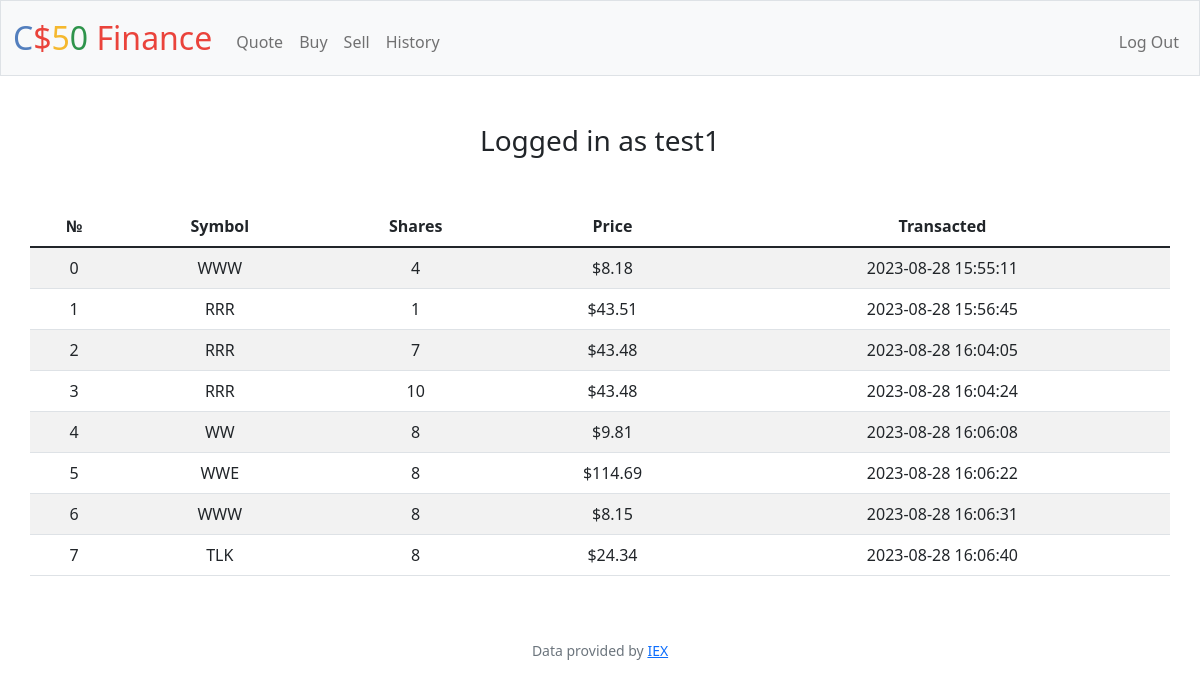
The app's page /history (signed in) with its own data.
### tables this page shows
CREATE TABLE users (
id INTEGER PRIMARY KEY AUTOINCREMENT NOT NULL,
username TEXT NOT NULL,
hash TEXT NOT NULL,
cash NUMERIC NOT NULL DEFAULT 10000.00
);

CREATE TABLE transactions (
transaction_id INTEGER PRIMARY KEY AUTOINCREMENT NOT NULL,
user_id INTEGER NOT NULL,
symbol TEXT NOT NULL,
price_each NUMERIC NOT NULL,
number_of_shares INTEGER NOT NULL,
price_to_pay NUMERIC NOT NULL
);

CREATE TABLE date (
date_id INTEGER PRIMARY KEY AUTOINCREMENT NOT NULL,
transaction_id INTEGER NOT NULL,
date_time TIMESTAMP NOT NULL,
FOREIGN KEY(transaction_id) REFERENCES transactions(transaction_id)
);

### 9/finance/app.py (the view)
@app.route("/history")
@login_required
def history():
    if request.method == "GET":
        log = db.execute("SELECT username FROM users WHERE id = ?", session["user_id"])[
            0
        ]["username"]
        history_rows = db.execute(
            "SELECT symbol, number_of_shares, price_each, date_time FROM transactions JOIN date ON date.transaction_id = transactions.transaction_id  WHERE user_id = ?",
            session["user_id"],
        )
        print(history_rows)
        if len(history_rows) != 0:
            return render_template("history.html", history_rows=history_rows, log=log)
        if len(history_rows) == 0:
            return render_template("history.html", history_rows=history_rows, log=log)
    return apology("TODO")

### 9/finance/app.py (called while the page is built)
@app.after_request
def after_request(response):
    response.headers["Cache-Control"] = "no-cache, no-store, must-revalidate"
    response.headers["Expires"] = 0
    response.headers["Pragma"] = "no-cache"
    return response

### 9/finance/helpers.py (called while the page is built)
def login_required(f):
    @wraps(f)
    def decorated_function(*args, **kwargs):
        if session.get("user_id") is None:
            return redirect("/login")
        return f(*args, **kwargs)
    return decorated_function

def usd(value):
    return f"${value:,.2f}"

### 9/finance/templates/history.html
{% extends "layout.html" %}
{% block main %}
<h3 class="mb-5 w-auto">
    Logged in as {{ log }}
</h3>
<table class="table table-hover table-striped container">
    <thead>
        <th>
            &#8470;
        </th>
        <th>
            Symbol
        </th>
        <th>
            Shares
        </th>
        <th>
            Price
        </th>
        <th>
            Transacted
        </th>
    </thead>
    <tbody>
        {% if history_rows  %}
        {% for i in range(history_rows | length) %}
            <tr>
                <td>
                    {{ i }}
                </td>
                <td>
                    {{ history_rows[i]["symbol"] }}
                </td>
                <td>
                    {{ history_rows[i]["number_of_shares"] }}
                </td>
                <td>
                    {{ history_rows[i]["price_each"] | usd() }}
                </td>
                <td>
                    {{ history_rows[i]["date_time"] }}
                </td>
            </tr>
            {% endfor %}
            {% endif %}
</tbody>
</table>
{% endblock %}

### 9/finance/templates/layout.html (shortened to what this page needs)
<!DOCTYPE html>
<html lang="en">
    <head>
        <link href="https://cdn.jsdelivr.net/npm/bootstrap@5.1.3/dist/css/bootstrap.min.css" rel="stylesheet">
        <link href="/static/styles.css" rel="stylesheet">
    </head>
    <body>
        <nav class="bg-light border navbar navbar-expand-md navbar-light">
            <div class="container-fluid">
                <a class="navbar-brand" href="/"><span class="blue">C</span><span class="red">$</span><span class="yellow">5</span><span class="green">0</span> <span class="red">Finance</span></a>
                <div class="collapse navbar-collapse" id="navbar">
                    {% if session["user_id"] %}
                        <ul class="navbar-nav me-auto mt-2">
                            <li class="nav-item"><a class="nav-link" href="/quote">Quote</a></li>
                            <li class="nav-item"><a class="nav-link" href="/buy">Buy</a></li>
                            <li class="nav-item"><a class="nav-link" href="/sell">Sell</a></li>
                            <li class="nav-item"><a class="nav-link" href="/history">History</a></li>
                        </ul>
                        <ul class="navbar-nav ms-auto mt-2">
                            <li class="nav-item"><a class="nav-link" href="/logout">Log Out</a></li>
                        </ul>
                    {% else %}
                        <ul class="navbar-nav ms-auto mt-2">
                            <li class="nav-item"><a class="nav-link" href="/register">Register</a></li>
                            <li class="nav-item"><a class="nav-link" href="/login">Log In</a></li>
                        </ul>
                    {% endif %}
                </div>
            </div>
        </nav>
        <main class="container-fluid py-5 text-center">
            {% block main %}{% endblock %}
        </main>
        <footer class="mb-5 small text-center text-muted">
            Data provided by <a href="https://iexcloud.io/">IEX</a>
        </footer>
    </body>
</html>

### 9/finance/static/styles.css (style rules this page uses)
nav .navbar-brand { font-size: xx-large; }
nav .navbar-brand .blue { color: #537fbe; }
nav .navbar-brand .red { color: #ea433b; }
nav .navbar-brand .yellow { color: #f5b82e; }
nav .navbar-brand .green { color: #2e944b; }

### records on screen
users: username "test1"
transactions: symbol "WWW", number_of_shares "4", price_each "$8.18"
date: date_time "2023-08-28 15:55:11"
transactions: symbol "RRR", number_of_shares "1", price_each "$43.51"
date: date_time "2023-08-28 15:56:45"
transactions: symbol "RRR", number_of_shares "7", price_each "$43.48"
date: date_time "2023-08-28 16:04:05"
transactions: symbol "RRR", number_of_shares "10", price_each "$43.48"
date: date_time "2023-08-28 16:04:24"
transactions: symbol "WW", number_of_shares "8", price_each "$9.81"
date: date_time "2023-08-28 16:06:08"
transactions: symbol "WWE", number_of_shares "8", price_each "$114.69"
date: date_time "2023-08-28 16:06:22"
transactions: symbol "WWW", number_of_shares "8", price_each "$8.15"
date: date_time "2023-08-28 16:06:31"
transactions: symbol "TLK", number_of_shares "8", price_each "$24.34"
date: date_time "2023-08-28 16:06:40"

### other values on screen
{{ i }} "0" "1" "2" "3" "4" "5" "6" "7"
